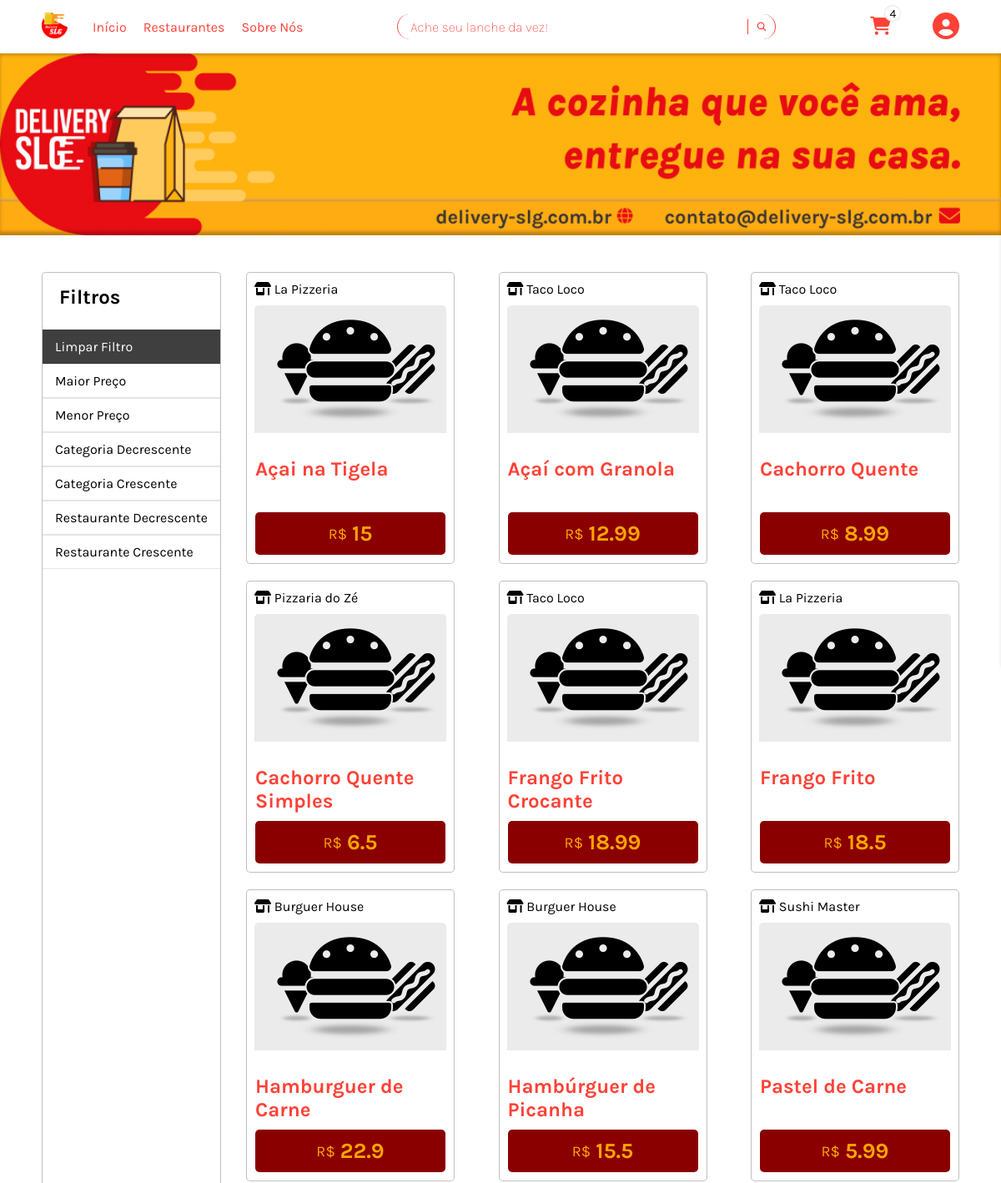
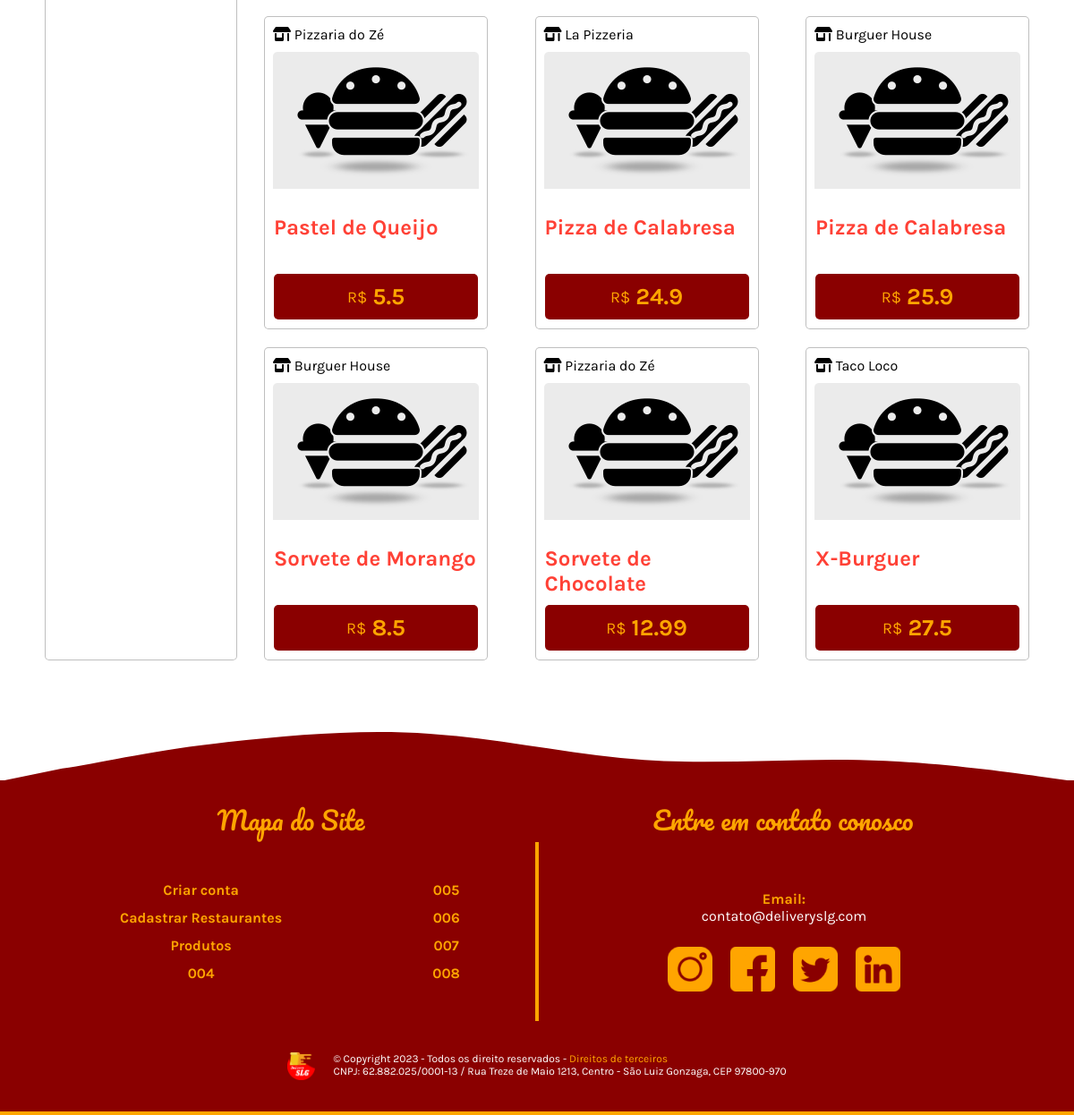
/pages/produtos.php?campo=categoria&ordem=asc, run on the app's committed database (2 pictures, top to bottom).
### tables this page shows
CREATE TABLE IF NOT EXISTS `produtos` (
  `id` int(11) NOT NULL AUTO_INCREMENT,
  `nome` varchar(100) NOT NULL,
  `descricao` varchar(250) NOT NULL,
  `imagem` varchar(255) DEFAULT '/delivery-slg.com.br/assets/images/default-images/lanches-produtos.png',
  `preco` decimal(10,2) NOT NULL,
  `categoria` enum('sorvete','pastel','pizza','açai','frango_frito','hamburguer','cachorro_quente','x_burguer') NOT NULL,
  `id_Restaurante` int(11) NOT NULL,
  PRIMARY KEY (`id`),
  KEY `id_Restaurante` (`id_Restaurante`)
);

CREATE TABLE IF NOT EXISTS `restaurantes` (
  `id` int(11) NOT NULL AUTO_INCREMENT,
  `nome` varchar(100) NOT NULL,
  `rua` varchar(100) NOT NULL,
  `numero` varchar(10) NOT NULL,
  `complemento` varchar(400),
  `bairro` varchar(40) NOT NULL,
  `email` varchar(100) NOT NULL,
  `telefone` varchar(11) NOT NULL,
  `cnpj` varchar(14) NOT NULL,
  `hora_Funcionamento` varchar(100) NOT NULL,
  `formas_De_Pagamento` set('dinheiro','cartao_credito','cartao_debito','pix') DEFAULT 'dinheiro' NOT NULL,
  `chave_Pix` varchar(150) NOT NULL,
  `senha` varchar(100) NOT NULL,
  `forma_De_Entrega` set('Retirada no Local','Motoboy') DEFAULT 'Retirada no Local' NOT NULL,
  `ativo` tinyint(1),
  `imagem` VARCHAR(255) DEFAULT '/delivery-slg.com.br/assets/images/default-images/restaurante.png' NOT NULL,
  PRIMARY KEY (`id`)
);

### source/dao/produtosDAO.php (called while the page is built, shortened)
<?php
require_once($_SERVER['DOCUMENT_ROOT'] . '/delivery-slg.com.br/source/classes/produtos.class.php');
class ProdutoDAO
{
  function BuscarProdutosPorFiltro(string $campo, string $ordem)
  {
    $conection = ConexaoBD();
    try {
      if (!empty($campo) && !empty($ordem) && $campo !== 'id_Restaurante') {
        $stmt = $conection->prepare('SELECT r.nome as nome_restaurante, p.* FROM `produtos` as p INNER JOIN `restaurantes`
        as r ON p.id_Restaurante = r.id ORDER BY ' . 'LOWER(' . $campo . ') ' . "$ordem");
      } else if ($campo === 'id_Restaurante') {
        $stmt = $conection->prepare('SELECT r.nome as nome_restaurante, p.* FROM `produtos` as p INNER JOIN `restaurantes`
        as r ON p.id_Restaurante = r.id ORDER BY r.nome ' . $ordem);
      } else {
        echo "Compos incorretos para a filtragem de dados";
        $stmt = $conection->prepare("SELECT * FROM produtos ORDER BY categoria ASC");
      }
      $stmt->execute();
      if ($stmt->rowCount()) {
        $produto = new Produtos();
        $arr = array();
        while ($result = $stmt->fetch(PDO::FETCH_OBJ)) {
          $produto->setId($result->id);
          $produto->setNome($result->nome);
          $produto->setDescricao($result->descricao);
          $produto->setImagem($result->imagem);
          $produto->setPreco($result->preco);
          $produto->setCategoria($result->categoria);
          $produto->setId_Restaurante($result->id_Restaurante);
          $produto->setNomeRestaurante($result->nome_restaurante);
          $arr[] = clone $produto;
        }
        return $arr;
      } else {
        echo "A busca por produtos no filtro não trouxe resultados!";
        return FALSE;
      }
    } catch (PDOException $ex) {
      $_SESSION['mensagemError'] = 'Erro ao buscar produtos com filtro';
      $_SESSION['erroSucessOrFail'] = false;
      throw $ex;
      die();
    }
  }
}

### source/controller/produtos_controller.php (called while the page is built, shortened)
<?php
require_once($_SERVER['DOCUMENT_ROOT'] . '/delivery-slg.com.br/source/dao/produtosDAO.php');
require_once($_SERVER['DOCUMENT_ROOT'] . '/delivery-slg.com.br/source/dao/restaurantesDAO.php');
class ProdutosController {
  function BuscarNomeRestaurante(int $id) {
    $dao = new RestaurantesDAO();
    $restaurante = $dao->BuscarPorId($id);
    if (isset($restaurante) && !empty($restaurante)) {
      return $restaurante->getNome();
    }
    return 'Restaurante não encontrado';
  }
  function BuscarProdutosComFiltro(string $campo, string $ordem) {
    $dao = new ProdutoDAO();
    $produtoFiltrado = $dao->BuscarProdutosPorFiltro($campo, $ordem);
    if(!empty($produtoFiltrado) && $produtoFiltrado !== false) {
      return $produtoFiltrado;
    }
  }
}

### source/classes/produtos.class.php (called while the page is built, shortened)
<?php
class Produtos {
  private int $id;
  private int $id_Restaurante;
  private string $nome;
  private string $descricao;
  private string $imagem;
  private float $preco;
  public function getId(): int {
    return $this->id;
  }
  public function setId(int $id) {
    $this->id = $id;
  }
  public function getId_Restaurante(): int {
    return $this->id_Restaurante;
  }
  public function setId_Restaurante(int $id_Restaurante) {
    $this->id_Restaurante = $id_Restaurante;
  }
  public function getNome(): string {
    return $this->nome;
  }
  public function setNome(string $nome) {
    $this->nome = $nome;
  }
  public function getDescricao(): string {
    return $this->descricao;
  }
  public function setDescricao(string $descricao) {
    $this->descricao = $descricao;
  }
  public function getImagem(): string {
    return $this->imagem;
  }
  public function setImagem(string $imagem) {
    $this->imagem = $imagem;
  }
  public function getPreco(): float {
    return $this->preco;
  }
  public function setPreco(float $preco) {
    $this->preco = $preco;
  }
}

### source/dao/restaurantesDAO.php (called while the page is built, shortened)
<?php
require_once($_SERVER['DOCUMENT_ROOT'] . '/delivery-slg.com.br/source/classes/restaurantes.class.php');
class RestaurantesDAO {
  function BuscarPorId(int $id) {
    $conection = ConexaoBD();
    try {
      $stmt = $conection->prepare('SELECT * FROM restaurantes WHERE id = :id');
      $stmt->bindValue(':id', $id);
      $stmt->execute();
      if ($stmt->rowCount()) {
        $restaurante = new Restaurantes();
        while ($result = $stmt->fetch(PDO::FETCH_OBJ)) {
          $restaurante->setId($result->id);
          $restaurante->setNome($result->nome);
          $restaurante->setRua($result->rua);
          $restaurante->setNumero($result->numero);
          $restaurante->setComplemento($result->complemento);
          $restaurante->setBairro($result->bairro);
          $restaurante->setEmail($result->email);
          $restaurante->setTelefone($result->telefone);
          $restaurante->setCnpj($result->cnpj);
          $restaurante->setHora_Funcionamento($result->hora_Funcionamento);
          $restaurante->setFormas_Pagamento($result->formas_De_Pagamento);
          $restaurante->setFormas_Entrega($result->forma_De_Entrega);
          $restaurante->setChave_Pix($result->chave_Pix);
          $restaurante->setSenha($result->senha);
          $restaurante->setAtivo($result->ativo);
          $restaurante->setImagem($result->imagem);
        }
        return $restaurante;
      } else {
        echo "Não foi possivel achar restaurante!";
        return FALSE;
      }
    } catch (PDOException $ex) {
      echo "Erro em encontrar esse restaurante";
      die();
    }
  }
}

### source/classes/restaurantes.class.php (called while the page is built, shortened)
<?php
class Restaurantes {
  private string $nome;
  public function getNome(): string {
    return $this->nome;
  }
  public function setNome(string $nome) {
    $this->nome = $nome;
  }
}

### pages/produtos.php (the view, shortened to what this page needs)
<?php
require_once($_SERVER['DOCUMENT_ROOT'] . '/delivery-slg.com.br/source/controller/produtos_controller.php');
?>
  <?php include_once('../includes/metas_gerais.php'); ?>
  <link rel="stylesheet" href="../assets/style/all.css">
  <link rel="stylesheet" href="../assets/style/produtos.css">
  <link rel="stylesheet" href="../assets/style/media-queries/all.css">
  <link rel="stylesheet" href="../assets/style/media-queries/produtos.css">
</head>
<body>
  <?php include('../includes/header.php'); ?>
  <main>
    <div class="max-width-page-limit">
      <picture class="banner-delivery">
        <source media="(max-width: 480px)" srcset="../assets/images/main/produtos/banner-delivery-480">
        <source media="(max-width: 768px)" srcset="../assets/images/main/produtos/banner-delivery-768">
        <img src="../assets/images/main/produtos/banner-delivery-medio-baixo.jpg" alt="Banner delivery slg A cozinha que você ama, entregue na sua casa.">
      </picture>
    </div>
    <div class="max-width-page-limit">
      <section class="max-width-content-limit main-content">
        <div class="produtos-main-container">
          <div class="produtos-filtro">
            <div class="filtros-container">
              <h2 class="filtro-title">Filtros</h2>
              <div class="filtro-btn">
                <?php
                if (isset($_GET) && isset($_GET['campo']) || isset($_GET['ordem'])) {
                  ?>
                    <div class="filtro limpar-filtro"><a href="produtos.php">Limpar Filtro</a></div>
                  <?php
                }
                if (!isset($_GET['busca'])) {
                ?>
                <div class="filtro"><a href="produtos.php?campo=preco&ordem=desc">Maior Preço</a></div>
                <div class="filtro"><a href="produtos.php?campo=preco&ordem=asc">Menor Preço</a></div>
                <div class="filtro"><a href="produtos.php?campo=categoria&ordem=desc">Categoria Decrescente</a></div>
                <div class="filtro"><a href="produtos.php?campo=categoria&ordem=asc">Categoria Crescente</a></div>
                <div class="filtro"><a href="produtos.php?campo=id_Restaurante&ordem=desc">Restaurante Decrescente</a></div>
                <div class="filtro"><a href="produtos.php?campo=id_Restaurante&ordem=asc">Restaurante Crescente</a></div>
                <?php
                  } else {
                    ?>
                      <div class="filtro limpar-filtro"><a href="produtos.php">Limpar Filtro</a></div>
                    <?php
                  }
                ?>
              </div>
            </div>
          </div>
          <div class="produtos-cards-lista">
          <?php
          $controller = new ProdutosController();
          if (isset($_GET) && (isset($_GET['campo']) && isset($_GET['ordem'])) || isset($_GET['busca'])) {
            if (isset($_GET['campo']) && isset($_GET['ordem'])){
              $campo = addslashes(filter_input(INPUT_GET, 'campo'));
              $ordem = addslashes(filter_input(INPUT_GET, 'ordem'));
              try {
                $produtos = $controller->BuscarProdutosComFiltro($campo, $ordem);
              } catch (Exception $ex) {
                MsgPerssonalizadaDeErro();
              }
            }
          } else {
            $produtos = $controller->BuscarProdutos();
          }
          if (!empty($produtos)) {
            foreach ($produtos as $row) :
            ?>
            <div class="card-produto">
              <div class="nome-image-restaurante">
                <div class="restaurante-name">
                  <i class="fa-solid fa-shop"></i>
                  <span>
                  <?= $controller->BuscarNomeRestaurante($row->getId_Restaurante()) ?></span>
                </div>
                <div>
                  <img src="<?= $row->getImagem() ?>" alt="<?= $row->getNome() ?>">
                </div>
              </div>
              <div class="informacoes-restaurante flip-card">
                <div class="produto-nome-preco card-front">
                  <h2><?= $row->getNome() ?></h2>
                  <div class="produto-preco">
                    <span class="tipo-preco">
                      R$
                    </span>
                    <span class="valor-produto">
                      <?= $row->getPreco() ?>
                    </span>
                  </div>
                </div>
                <div class="card-back">
                  <p>
                    <?= $row->getDescricao() ?>
                  </p>
                  <button oneclick="adicionarAoCarrinho(<?= $row->getId() ?>)" class="btn-adicionar-carrinho">
                  </button>
                </div>
              </div>
            </div>
            <?php endforeach;
          } else {
            echo "Não foi possível retornar resusltados!";
          }
          ?>
          </div>
        </div>
      </section>
    </div>
  </main>
  <?php include_once('../includes/footer.php'); ?>
</body>
</html>

### assets/style/all.css (style rules this page uses)
* { padding: 0; margin: 0; box-sizing: border-box; }
body { background-color: #EAEAEA; }
.max-width-content-limit { max-width: 1180px; padding: 0 40px; margin: 0 auto; }
.max-width-page-limit { max-width: 1366px; height: 100%; background-color: #fff; margin: 0 auto; width: 100%; }
main { font-family: "Karla", sans-serif; width: 100%; }
main .main-content { padding: 40px; }

### assets/style/produtos.css (style rules this page uses)
main picture.banner-delivery img { width: 100%; }
main .produtos-main-container { font-family: "karla", sans-serif; width: 100%; display: grid; gap: 30px; grid-template-areas: "filtro filtro produtos produtos produtos produtos produtos produtos"; }
main .produtos-main-container .produtos-filtro { grid-area: filtro; }
main .produtos-main-container .produtos-cards-lista { grid-area: produtos; }
main .produtos-main-container .produtos-filtro { max-width: 300px; background-color: #fff; border-radius: 5px; border: 1px solid rgba(0, 0, 0, 0.25); }
main .produtos-main-container .produtos-filtro .filtros-container { position: sticky; top: 70px; display: flex; flex-direction: column; gap: 10px; }
main .produtos-main-container .produtos-filtro .filtros-container .filtro-title { padding: 15px 20px; }
main .produtos-main-container .produtos-filtro .filtros-container .filtro a { padding: 10px 15px; border: 1px solid rgba(0, 0, 0, 0.1); border-right: 0px; border-left: 0px; transition: background-color 0.5s; display: block; text-decoration: none; color: #000; }
main .produtos-main-container .produtos-filtro .filtros-container .limpar-filtro { background-color: #3f3f3f; }
main .produtos-main-container .produtos-filtro .filtros-container .limpar-filtro a { color: #fff; }
main .produtos-main-container .produtos-cards-lista { display: flex; flex-wrap: wrap; gap: 20px; justify-content: space-between; }
main .produtos-main-container .produtos-cards-lista .card-produto { width: 250px; height: 350px; padding: 10px; border-radius: 5px; background-color: #fff; border: 1px solid rgba(0, 0, 0, 0.25); display: flex; flex-direction: column; align-items: center; justify-content: space-between; }
main .produtos-main-container .produtos-cards-lista .card-produto .nome-image-restaurante .restaurante-name { margin-bottom: 10px; }
main .produtos-main-container .produtos-cards-lista .card-produto .informacoes-restaurante { width: 100%; height: 100%; margin-top: 25px; position: relative; cursor: pointer; transform-style: preserve-3d; }
main .produtos-main-container .produtos-cards-lista .card-produto .informacoes-restaurante .card-front, main .produtos-main-container .produtos-cards-lista .card-produto .informacoes-restaurante .card-back { height: 100%; display: flex; flex-direction: column; justify-content: space-between; transition: transform 0.8s; backface-visibility: hidden; }
main .produtos-main-container .produtos-cards-lista .card-produto .informacoes-restaurante .card-back { position: absolute; top: 0; transform: rotateY(180deg); }
main .produtos-main-container .produtos-cards-lista .card-produto .informacoes-restaurante .produto-nome-preco .produto-preco { width: 100%; padding: 10px; display: flex; justify-content: center; align-items: center; gap: 6px; color: #FFA500; background-color: #8a0000; border-radius: 5px; }
main .produtos-main-container .produtos-cards-lista .card-produto .informacoes-restaurante .produto-nome-preco .produto-preco .tipo-preco { font-size: 18px; }
main .produtos-main-container .produtos-cards-lista .card-produto .informacoes-restaurante .produto-nome-preco .produto-preco .valor-produto { font-weight: bolder; font-size: 26px; }
main .produtos-main-container .produtos-cards-lista .card-produto .informacoes-restaurante .produto-nome-preco > h2 { color: #FF4136; }
main .produtos-main-container .produtos-cards-lista .card-produto .informacoes-restaurante .card-back > p { width: 230px; max-height: 80px; overflow: hidden; text-overflow: ellipsis; display: -webkit-box; -webkit-box-orient: vertical; -webkit-line-clamp: 4; margin-bottom: 10px; }
main .produtos-main-container .produtos-cards-lista .card-produto .informacoes-restaurante .card-back > button { display: flex; justify-content: center; text-decoration: none; width: 100%; background-color: #FFA500; padding: 10px 0; border: 0; border-radius: 5px; color: #fff; cursor: pointer; transition: box-shadow 0.5s, scale 0.5s; }

### data on the page
produtos: id_Restaurante.nome "La Pizzeria", imagem (picture), nome "Açai na Tigela", preco "15", descricao "Tigela de açai com granola e banana"
produtos: id_Restaurante.nome "Taco Loco", imagem (picture), nome "Açaí com Granola", preco "12.99", descricao "Açaí com granola e frutas"
produtos: id_Restaurante.nome "Taco Loco", imagem (picture), nome "Cachorro Quente", preco "8.99", descricao "Cachorro quente com molho de tomate e queijo"
produtos: id_Restaurante.nome "Pizzaria do Zé", imagem (picture), nome "Cachorro Quente Simples", preco "6.5", descricao "Pão, salsicha e molho"
produtos: id_Restaurante.nome "Taco Loco", imagem (picture), nome "Frango Frito Crocante", preco "18.99", descricao "Frango frito com crosta crocante"
produtos: id_Restaurante.nome "La Pizzeria", imagem (picture), nome "Frango Frito", preco "18.5", descricao "Porção de frango frito crocante"
produtos: id_Restaurante.nome "Burguer House", imagem (picture), nome "Hamburguer de Carne", preco "22.9", descricao "Hamburguer de carne com queijo e bacon"
produtos: id_Restaurante.nome "Burguer House", imagem (picture), nome "Hambúrguer de Picanha", preco "15.5", descricao "Hambúrguer de picanha com queijo"
produtos: id_Restaurante.nome "Sushi Master", imagem (picture), nome "Pastel de Carne", preco "5.99", descricao "Recheado com carne moída"
produtos: id_Restaurante.nome "Pizzaria do Zé", imagem (picture), nome "Pastel de Queijo", preco "5.5", descricao "Saboroso pastel de queijo"
produtos: id_Restaurante.nome "La Pizzeria", imagem (picture), nome "Pizza de Calabresa", preco "24.9", descricao "Pizza saborosa de calabresa"
produtos: id_Restaurante.nome "Burguer House", imagem (picture), nome "Pizza de Calabresa", preco "25.9", descricao "Pizza de calabresa com muito queijo"
produtos: id_Restaurante.nome "Burguer House", imagem (picture), nome "Sorvete de Morango", preco "8.5", descricao "Delicioso sorvete de morango"
produtos: id_Restaurante.nome "Pizzaria do Zé", imagem (picture), nome "Sorvete de Chocolate", preco "12.99", descricao "Delicioso sorvete de chocolate"
produtos: id_Restaurante.nome "Taco Loco", imagem (picture), nome "X-Burguer", preco "27.5", descricao "Hamburguer de carne com queijo, bacon e salada"
